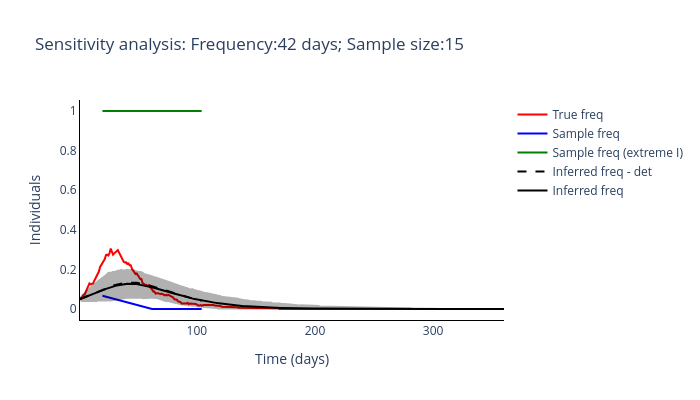

Notebook code cell kept with this figure:
### Code cell
routine_run(freq_samplying_range[2], sample_size_range[0])

### Figure 1 — Plotly figure (JSON) as saved in the notebook; plotly's stock layout.template omitted (floating-point values rounded to 4 significant figures; data arrays with more than 128 entries replaced by an {"elided": "..."} marker saying what was removed)
{"data": [{"line": {"color": "red"}, "mode": "lines", "name": "True freq", "type": "scatter", "x": {"elided": "360 int values"}, "y": {"elided": "360 float values"}}, {"line": {"color": "blue"}, "mode": "lines", "name": "Sample freq", "type": "scatter", "x": [20, 62, 104], "y": [0.06667, 0, 0]}, {"line": {"color": "green"}, "mode": "lines", "name": "Sample freq (extreme I)", "type": "scatter", "x": [20, 62, 104], "y": [1, 1, 1]}, {"line": {"color": "black", "dash": "dash"}, "mode": "lines", "name": "Inferred freq - det", "type": "scatter", "x": {"elided": "360 int values"}, "y": [0.05, 0.05214, 0.05433, 0.05658, 0.05888, 0.06123, 0.06363, 0.06607, 0.06856, 0.07107, 0.07362, 0.0762, 0.0788, 0.08141, 0.08405, 0.08669, 0.08933, 0.09195, 0.09456, 0.09714, 0.09968, 0.1022, 0.1046, 0.107, 0.1093, 0.1116, 0.1137, 0.1158, 0.1178, 0.1197, 0.1215, 0.1232, 0.1247, 0.1262, 0.1275, 0.1287, 0.1298, 0.1307, 0.1315, 0.1322, 0.1327, 0.1331, 0.1334, 0.1335, 0.1335, 0.1333, 0.133, 0.1326, 0.1321, 0.1314, 0.1307, 0.1298, 0.1288, 0.1277, 0.1266, 0.1253, 0.1239, 0.1225, 0.121, 0.1194, 0.1177, 0.116, 0.1142, 0.1124, 0.1105, 0.1086, 0.1067, 0.1047, 0.1027, 0.1007, 0.09874, 0.09675, 0.09475, 0.09275, 0.09076, 0.08877, 0.08678, 0.08481, 0.08284, 0.08089, 0.07896, 0.07704, 0.07514, 0.07326, 0.07141, 0.06958, 0.06778, 0.066, 0.06425, 0.06254, 0.06085, 0.05919, 0.05757, 0.05597, 0.05441, 0.05288, 0.05138, 0.04992, 0.04849, 0.04709, 0.04572, 0.04438, 0.04307, 0.04179]}, {"line": {"color": "black"}, "mode": "lines", "name": "Inferred freq", "type": "scatter", "x": {"elided": "360 int values"}, "y": {"elided": "360 float values"}}, {"fill": "toself", "fillcolor": "black", "line": {"color": "black"}, "mode": "lines", "name": "Inferred freq", "opacity": 0.3, "showlegend": false, "type": "scatter", "x": {"elided": "720 int values"}, "y": {"elided": "720 float values"}}], "layout": {"height": 400, "plot_bgcolor": "white", "title": {"text": "Sensitivity analysis: Frequency:42 days; Sample size:15"}, "width": 700, "xaxis": {"linecolor": "black", "title": {"text": "Time (days)"}}, "yaxis": {"linecolor": "black", "title": {"text": "Individuals"}}}}
